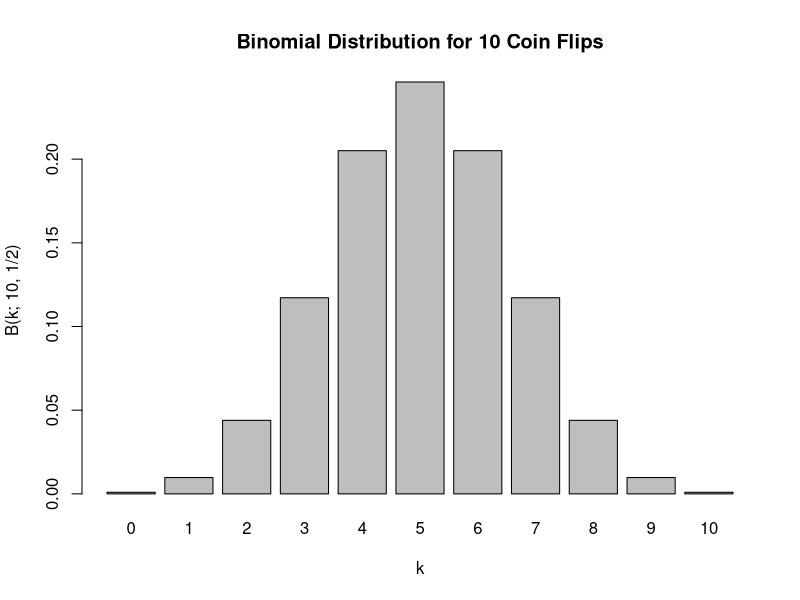
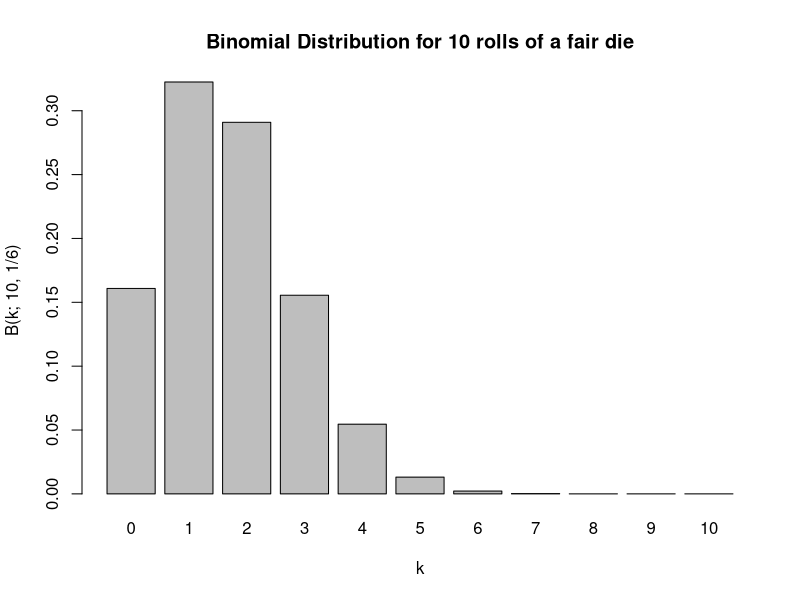

Reproduce these figures in R, in order.
## ---- chunk 1
library(magrittr)
library(ggplot2)
## ---- chunk 2
choose(3,2)
## ---- chunk 3
dbinom(seq(from = 0, to = 10,  by = 1), 10, .5) %>% 
  barplot(names.arg = c(0,1,2,3,4,5,6,7,8,9,10),
          xlab = 'k',
          ylab = 'B(k; 10, 1/2)',
          main = 'Binomial Distribution for 10 Coin Flips')
## ---- chunk 4
dbinom(seq(from = 0, to = 10,  by = 1), 10, .167) %>% 
  barplot(names.arg = c(0,1,2,3,4,5,6,7,8,9,10),
          xlab = 'k',
          ylab = 'B(k; 10, 1/6)',
          main = 'Binomial Distribution for 10 rolls of a fair die')
## ---- chunk 5
dbinom(1, 100, .00721) 
## ---- chunk 6
pbinom(0, 100, .00720, lower.tail = FALSE)
## ---- chunk 7
choose(5, 1)
## ---- chunk 8
dbinom(5, 10, 0.07692308)
## ---- chunk 9
pbinom(1, 7, 1/5, lower.tail = FALSE)
## ---- chunk 10
two_of_seven <- pbinom(1, 7, 1/5, lower.tail = FALSE)
## ---- chunk 11
two_of_twnty_five <- pbinom(1, 25, 1/10, lower.tail = FALSE)
## ---- chunk 12
two_of_twnty_five / two_of_seven
